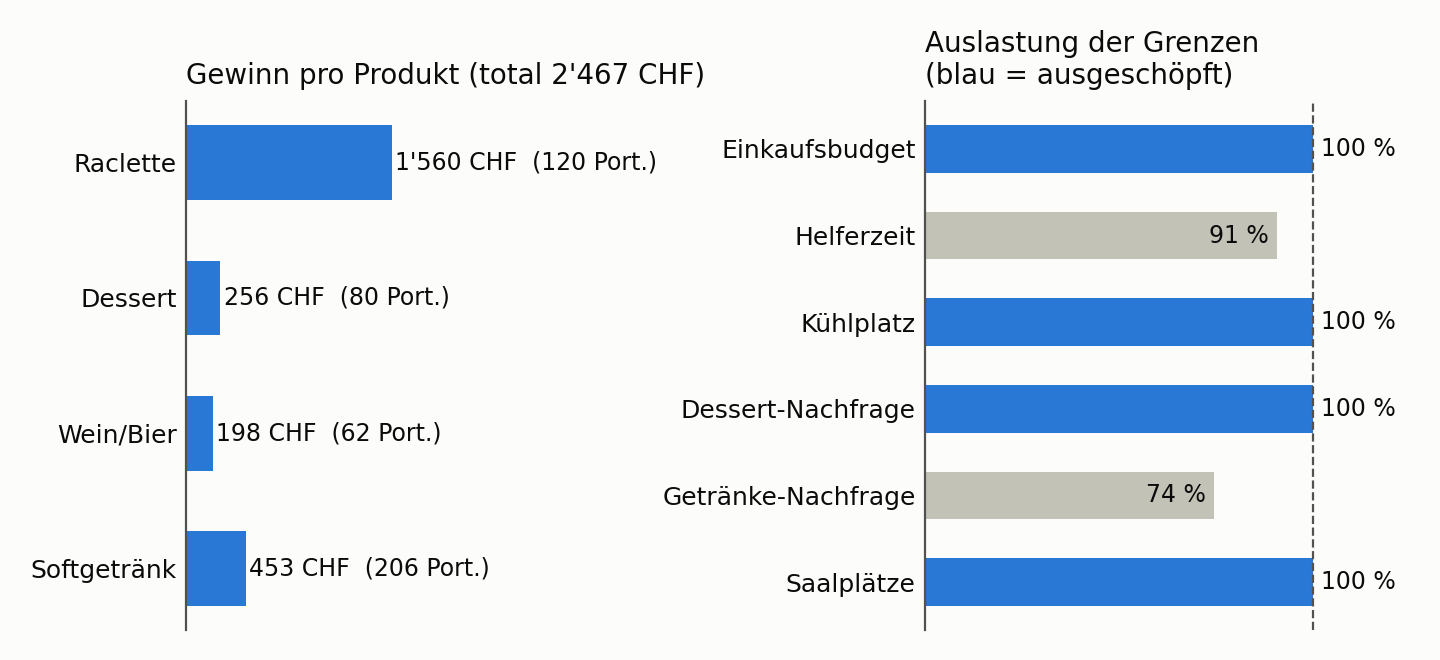

Source code (Python):
"""
Raclette-Plausch eines Fussballvereins

Tech:
Solver: scipy.optimize.linprog (HiGHS)
Hinweis: linprog minimiert immer. Das Maximierungsproblem wird daher mit
negierter Zielfunktion gelöst.
"""
import numpy as np
import matplotlib
matplotlib.use("Agg")
import matplotlib.pyplot as plt
from scipy.optimize import linprog

# ---------------------------------------------------------------
# 1) Parameterblock (Annahmen)
# ---------------------------------------------------------------
produkte = ["Raclette", "Dessert", "Wein/Bier", "Softgetränk"]

# preise
verkaufspreis = np.array([22.0, 5.0, 5.0, 3.0])   # CHF pro Portion
einkaufskosten = np.array([9.0, 1.8, 1.8, 0.8])   # CHF pro Portion
gewinn = verkaufspreis - einkaufskosten           # CHF pro Portion

helferminuten = np.array([5.0, 1.0, 1.5, 1.0])    # Minuten pro Portion
kuehlplatz = np.array([0.8, 0.3, 0.6, 0.5])       # Liter Kühlplatz pro Portion

GAESTE = 120            # Saalgrösse = maximale Zahl Raclette-Portionen
BUDGET = 1500           # Einkaufsbudget (Vorschuss aus der Vereinskasse), CHF
HELFER = 6              # Anzahl Helfer
STUNDEN = 3             # Einsatzdauer pro Helfer, Stunden
KUEHLPLATZ = 260        # verfügbarer Kühlplatz, Liter
DESSERT_MAX = GAESTE * 2 / 3    # höchstens 2 von 3 Gästen nehmen ein Dessert
GETRAENKE_MAX = GAESTE * 3      # höchstens 3 Getränke pro Gast

# ---------------------------------------------------------------
# 2) Modell
# Entscheidungsvariablen: x1..x4 = Anzahl Portionen (siehe produkte)
# Ziel:   Gewinn = 13*x1 + 3.2*x2 + 3.2*x3 + 2.2*x4  -> maximieren
# Saalgrösse: 0 <= x1 <= 120 (als Schranke der Variablen x1 eingebaut)
# ---------------------------------------------------------------
nebenbedingungen = [
    "Einkaufsbudget",
    "Helferzeit",
    "Kühlplatz",
    "Dessert-Nachfrage",
    "Getränke-Nachfrage",
    "Getränke ≥ Raclette",
]

## source: https://ergo-code.github.io/HiGHS/dev/solvers/
def loesen(budget=BUDGET, helfer=HELFER, kuehl=KUEHLPLATZ, ganzzahlig=False):
    """Löst das Modell und gibt Lösung, Verbrauch und Grenzen zurück."""
    A = np.array([
        einkaufskosten,        # Einkaufsbudget
        helferminuten,         # Helferzeit
        kuehlplatz,            # Kühlplatz
        [0, 1, 0, 0],          # Dessert <= 2/3 der Gäste
        [0, 0, 1, 1],          # Getränke <= 3 pro Gast
        [1, 0, -1, -1],        # Raclette <= Getränke (mind. 1 Getränk pro Raclette)
    ])
    b = np.array([budget, helfer * STUNDEN * 60, kuehl,
                  DESSERT_MAX, GETRAENKE_MAX, 0])
    res = linprog(-gewinn, A_ub=A, b_ub=b,
                  bounds=[(0, GAESTE), (0, None), (0, None), (0, None)],
                  integrality=np.ones(4) if ganzzahlig else None,
                  method="highs")
    return res, A @ res.x, b


def ausgeben(titel, res, verbrauch, grenze):
    print(f"\n=== {titel} ===")
    for name, x in zip(produkte, res.x):
        print(f"  {name:<12} {x:7.1f} Portionen")
    print(f"  Gewinn       {-res.fun:7.1f} CHF")
    print("  Auslastung der Grenzen:")
    for name, v, g in zip(nebenbedingungen[:5], verbrauch[:5], grenze[:5]):
        print(f"    {name:<20} {v:8.1f} von {g:8.1f}  ({v / g * 100:5.1f} %)")
    print(f"    {'Saalplätze':<20} {res.x[0]:8.1f} von {GAESTE:8.1f}  "
          f"({res.x[0] / GAESTE * 100:5.1f} %)")


# Basisfall (Simplex, Portionen dürfen Dezimalzahlen sein)
res, verbrauch, grenze = loesen()
ausgeben("Basisfall", res, verbrauch, grenze)

# Ganzzahlige Portionen (praktisch umsetzbar)
res_int, v_int, g_int = loesen(ganzzahlig=True)
ausgeben("Basisfall mit ganzen Portionen", res_int, v_int, g_int)

# Variante 1: weniger Einkaufsbudget
res_b, v_b, g_b = loesen(budget=1200)
ausgeben("Variante: Einkaufsbudget nur 1200 CHF", res_b, v_b, g_b)

# Variante 2: zwei Helfer mehr
res_h, v_h, g_h = loesen(helfer=HELFER + 2)
ausgeben("Variante: 8 statt 6 Helfer", res_h, v_h, g_h)

# Variante 3: mehr Kühlplatz
res_k, v_k, g_k = loesen(kuehl=KUEHLPLATZ + 100)
ausgeben("Variante: 100 Liter mehr Kühlplatz", res_k, v_k, g_k)

# ---------------------------------------------------------------
# 3) Grafik: Gewinnbeitrag pro Produkt und Auslastung der Grenzen
# ---------------------------------------------------------------
BLAU = "#2a78d6"        # Datenfarbe (eine Serie)
GRAU = "#c3c2b7"        # nicht ausgeschöpfte Grenzen
TEXT = "#0b0b0b"
TEXT2 = "#52514e"
FLAECHE = "#fcfcfb"

portionen = res.x
beitrag = gewinn * portionen
grenzen_namen = nebenbedingungen[:5] + ["Saalplätze"]
auslastung = np.append(verbrauch[:5] / grenze[:5] * 100, res.x[0] / GAESTE * 100)
ausgeschoepft = auslastung >= 99.5

fig, (ax1, ax2) = plt.subplots(1, 2, figsize=(7.2, 3.3), facecolor=FLAECHE,
                               gridspec_kw={"width_ratios": [1, 1.15]})

# Links: Gewinnbeitrag pro Produkt
ypos = np.arange(len(produkte))[::-1]
ax1.barh(ypos, beitrag, color=BLAU, height=0.55)
for y, b, p in zip(ypos, beitrag, portionen):
    ax1.text(b + 25, y, f"{b:,.0f} CHF  ({p:.0f} Port.)".replace(",", "'"),
             va="center", fontsize=8.5, color=TEXT)
ax1.set_yticks(ypos)
ax1.set_yticklabels(produkte, fontsize=9, color=TEXT)
ax1.set_xlim(0, beitrag.max() * 2.05)
ax1.set_title(f"Gewinn pro Produkt (total {-res.fun:,.0f} CHF)".replace(",", "'"),
              fontsize=10, color=TEXT, loc="left")
ax1.set_xticks([])

# Rechts: Auslastung der Grenzen
ypos2 = np.arange(len(auslastung))[::-1]
farben = [BLAU if a else GRAU for a in ausgeschoepft]
ax2.barh(ypos2, auslastung, color=farben, height=0.55)
ax2.axvline(100, color=TEXT2, linewidth=0.8, linestyle="--")
for y, a, voll in zip(ypos2, auslastung, ausgeschoepft):
    if voll:
        ax2.text(a + 2, y, f"{a:.0f} %", va="center", fontsize=8.5, color=TEXT)
    else:   # Label im Balken, damit es die 100-%-Linie nicht schneidet
        ax2.text(a - 2, y, f"{a:.0f} %", va="center", ha="right",
                 fontsize=8.5, color=TEXT)
ax2.set_yticks(ypos2)
ax2.set_yticklabels(grenzen_namen, fontsize=9, color=TEXT)
ax2.set_xlim(0, 125)
ax2.set_title("Auslastung der Grenzen\n(blau = ausgeschöpft)",
              fontsize=10, color=TEXT, loc="left")
ax2.set_xticks([])

for ax in (ax1, ax2):
    ax.set_facecolor(FLAECHE)
    for s in ("top", "right", "bottom"):
        ax.spines[s].set_visible(False)
    ax.spines["left"].set_color(TEXT2)
    ax.tick_params(axis="y", length=0)

fig.tight_layout()
fig.savefig("m04_01_raclette_optimierung.png", dpi=200, facecolor=FLAECHE)
print("\nGrafik gespeichert: m04_01_raclette_optimierung.png")
